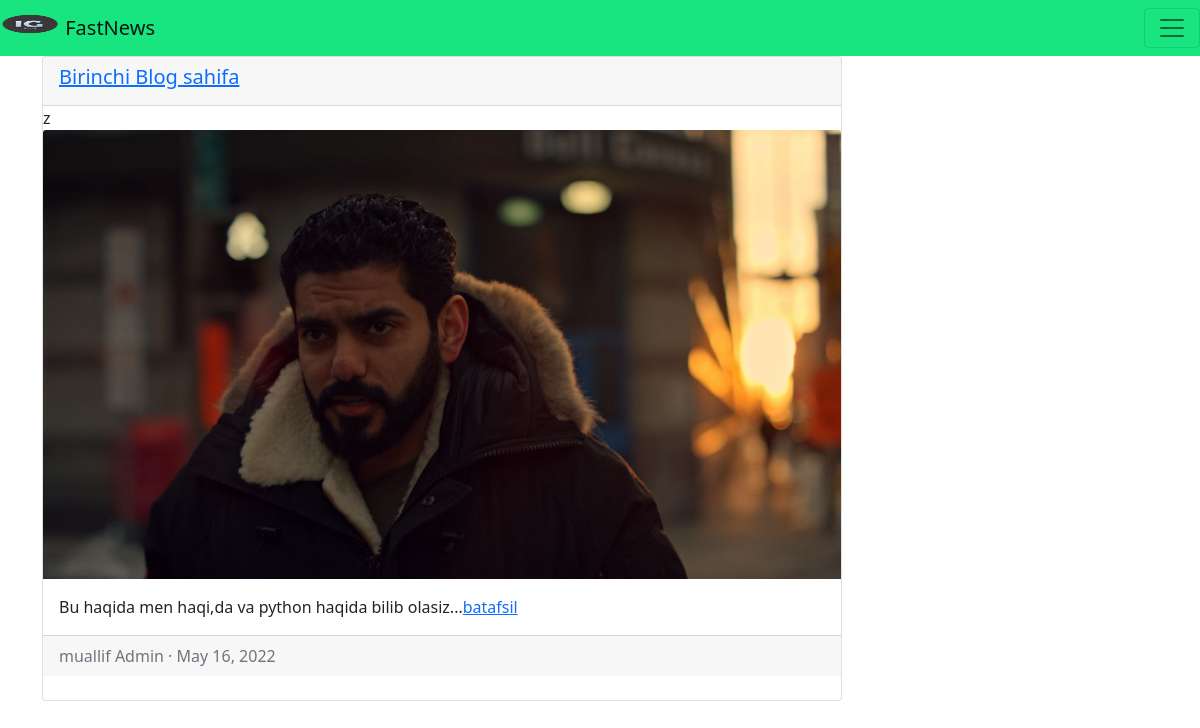
The app's page /articles/ with its own data.
### articles/models.py (models this page shows)
class Article(models.Model):
    title = models.CharField(max_length=150,default='')
    summary = models.CharField(max_length=500, blank=True)
    body = models.TextField(default='')
    picture = models.ImageField(upload_to='images/', blank=True)
    date = models.DateField(auto_now_add=True)
    author = models.ForeignKey(
        get_user_model(),
        on_delete=models.CASCADE,
    )

### accounts/models.py (models this page shows)
class CustomUser(AbstractUser):
    age = models.PositiveIntegerField(null=True, blank=True)
    linkedin = models.CharField(max_length=100, null=True,blank=True,default='')

### articles/views.py (the view)
# urls.py: path('', ArticleListView.as_view(), name='article_list'),
class ArticleListView(ListView):
    model = Article
    template_name = 'article_list.html'

### templates/article_list.html (shortened to what this page needs)
{% extends 'base.html' %}
{% block content %}
    {% for article in object_list %}
        <div class="card" style="width: 50rem;">
            <div class="card-header">
                <span class="font-weight-bold"><a href="{% url 'article_detail' article.pk  %}"><h5>{{ article.title }}</h5></a></span>
            </div>
            {% if article.picture %}z
                <img class="card-img-top" src="{{ article.picture.url }}" alt="{{ article.title }}">
            {%  endif %}
            <div class="card-body">
                {{ article.summary }}...<a href="{% url 'article_detail' article.pk  %}">batafsil</a>
            </div>
            <div class="card-footer text-left text-muted">
                <span class="text-muted">muallif {{ article.author | title }} &middot; {{ article.date }}</span>
            </div>
        <br />
    {% endfor %}
    </div>
{% endblock content %}

### templates/base.html (shortened to what this page needs)
{% load static %}
<!DOCTYPE html>
<html>
    <head>
    <link href="https://cdn.jsdelivr.net/npm/bootstrap@5.0.2/dist/css/bootstrap.min.css" rel="stylesheet">
    </head>
    <body>
        <nav class="navbar navbar-light " style="background-color: #18E480;">
            <a class="navbar-brand" href="{% url 'home' %}">
              <img src="{% static 'images/logo.png' %}" alt="" width="60" height="20" class="d-inline-block align-text-top">
              FastNews
            </a>
         <button class="navbar-toggler" type="button" data-toggle="collapse"
                data-target="#navbarSupportedContent"
                aria-controls="navbarSupportedContent" aria-expanded="false"
                aria-label="Toggle navigation">
                <span class="navbar-toggler-icon"></span>
            </button>
        </nav>
        <main>
            <div class="container">
                {% block content %}
                {% endblock content %}
            </div>
        </main>
    </body>
</html>

### records on screen
Article: title "Birinchi Blog sahifa", picture (picture), summary "Bu haqida men haqi,da va python haqida bilib olasiz", author "Admin", date "May 16, 2022"
